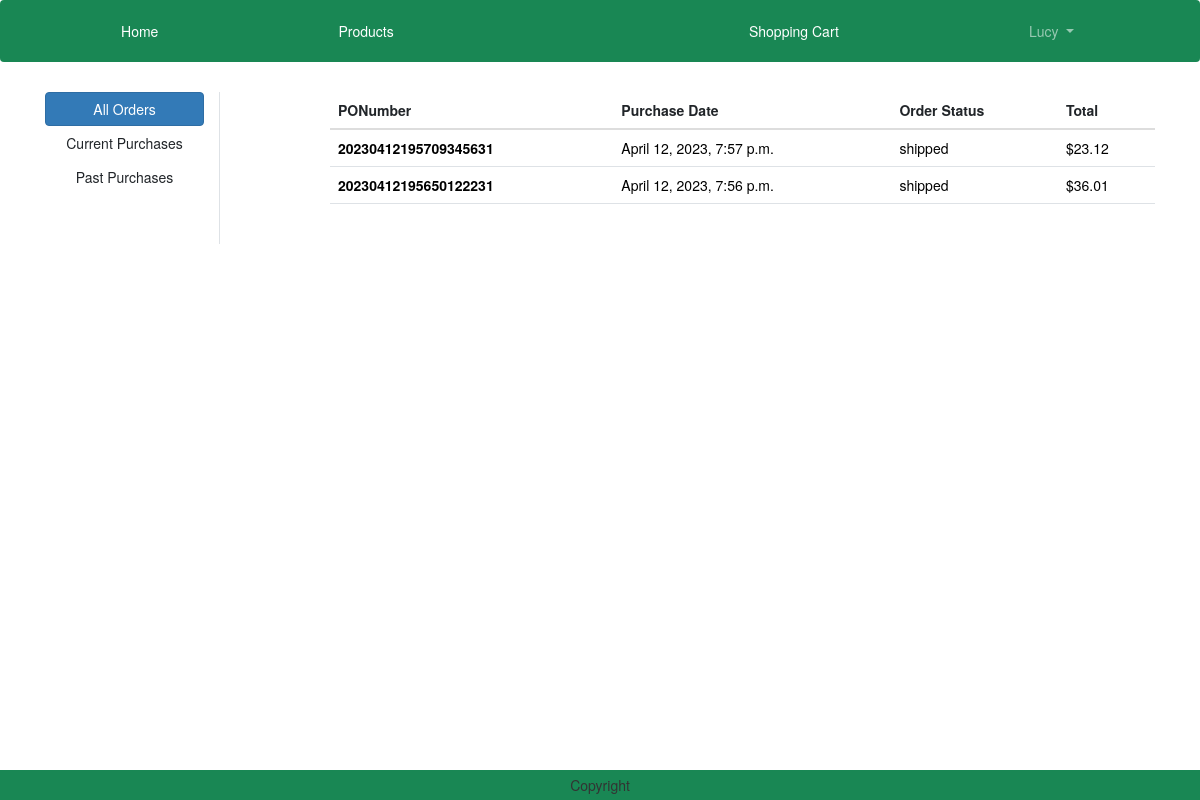
Page /orders/ (signed in) on the committed database.
### order/models.py (models this page shows)
class Order(models.Model):
    PONumber = models.CharField(max_length=30, primary_key=True)
    purchaseDate = models.DateTimeField(default=datetime.now)
    status = models.CharField(default=ORDER_STATUS_CHOICES[0][0], choices=ORDER_STATUS_CHOICES, max_length=20)
    user = models.ForeignKey(User,on_delete=models.CASCADE)
    shipmentDate = models.DateTimeField(null=True)
    cancelDate = models.DateTimeField(null=True)
    vendor = models.ForeignKey('vendors.Vendor',on_delete=models.CASCADE, default=4)
    customer = models.ForeignKey('customers.Customer',on_delete=models.CASCADE)

### order/views.py (the view)
# urls.py: path('orders/', views.OrdersView.as_view(), name="orders"),
class OrdersView(View):
    def get(self, request):
        user = request.user
        filter = request.GET.get('filter')
        if filter == 'current':
            orders = Order.objects.filter(Q(user=user) & (Q(status="pending") | Q(status="hold"))).order_by('-purchaseDate')
        elif filter == 'past':
            orders = Order.objects.filter(Q(user=user) & (Q(status="shipped") | Q(status="cancelled"))).order_by('-purchaseDate')
        elif filter == 'pending':
            orders = Order.objects.filter(status="pending").order_by('-purchaseDate')
        elif filter == 'hold':
            orders = Order.objects.filter(status="hold").order_by('-purchaseDate')
        elif filter == 'pastOrders':
            orders = Order.objects.filter(Q(status="shipped") | Q(status="cancelled")).order_by('-purchaseDate')
        elif filter == 'allVendor':
            orders = Order.objects.all().order_by('-purchaseDate')
        else:
            filter == 'all'
            orders = Order.objects.filter(user=user).order_by('-purchaseDate')
        total = []
        for o in orders:
            PONumber = o.PONumber
            order = Order.objects.get(PONumber=PONumber)
            orderitems = OrderItem.objects.filter(order=order)
            sum = 0
            for oi in orderitems:
                sum = sum + oi.price
            total.append(sum)
        orderZip = zip(orders,total)
        context = {
           'orderZip': orderZip,
           'orders': orders,
           'filter': filter,
        }
        return render(request, 'orders.html', context)

### templates/orders.html (shortened to what this page needs)
{% extends 'base.html' %}
{% load static %}
{% block main-content %}
<div class="container my-5">
    <div class="row">
        <div class="col-sm-2 border-end">
            <ul class="list-unstyled">
                {% for group in request.user.groups.all %}
                    {% if group.name == 'Customer' %}
                        <li class="d-grid"><a href="{% url 'order:orders' %}?filter=all" class="btn btn-primary" {% if filter == 'all' %}class="active"{% endif %}>All Orders</a></li>
                        <li class="d-grid"><a href="{% url 'order:orders' %}?filter=current" class="btn" {% if filter == 'current' %}class="active"{% endif %}>Current Purchases</a></li>
                        <li class="d-grid"><a href="{% url 'order:orders' %}?filter=past" class="btn" {% if filter == 'past' %}class="active"{% endif %}>Past Purchases</a></li>
                    {% endif %}
                {% endfor %}
            </ul>
        </div>
        <div class="col-sm-9 offset-sm-1">
            {% if orders %}
                <div class="acss">
                    <table class="table">
                        <thead>
                            <tr>
                            <th scope="col">PONumber</th>
                            <th scope="col">Purchase Date</th>
                            <th scope="col">Order Status</th>
                            <th scope="col">Total</th>
                            </tr>
                        </thead>
                        <tbody>
                            {% for order,total in orderZip %}
                            <tr>
                                <th scope="row"><a href="{% url 'order:order_detail' order.PONumber  %}" style="text-decoration:none; color:black">{{order.PONumber}}</a></th>
                                <td><a href="{% url 'order:order_detail' order.PONumber  %}" style="text-decoration:none; color:black">{{order.purchaseDate}}</a></td>
                                <td><a href="{% url 'order:order_detail' order.PONumber  %}" style="text-decoration:none; color:black">{{order.status}}</a></td>
                                <td><a href="{% url 'order:order_detail' order.PONumber  %}" style="text-decoration:none; color:black">${{total}}</a></td>
                            </tr>
                            {% endfor %}
                        </tbody>
                    </table>
                        <br>
                </div>
            {% else %}
                <h1 class="text-center mb-5">Orders are empty.</h1>
            {% endif %}
        </div>
    </div>
</div>
{% endblock main-content %}

### templates/base.html (shortened to what this page needs)
<!DOCTYPE html>
{% load static %}
<html lang="en">
<head>
    <link href="https://cdn.jsdelivr.net/npm/bootstrap@5.3.0-alpha1/dist/css/bootstrap.min.css" rel="stylesheet">
    <link href="https://cdn.bootcss.com/bootstrap/3.3.7/css/bootstrap.min.css" rel="stylesheet">
    <link rel="stylesheet" href="{% static 'css/owl.carousel.min.css' %}">
    <link rel="stylesheet" href="{% static 'css/all.min.css' %}">
    <link rel="stylesheet" href="{% static 'css/style.css' %}">
    <link rel="stylesheet" href="https://cdnjs.cloudflare.com/ajax/libs/bootstrap-datetimepicker/4.17.47/css/bootstrap-datetimepicker.css">
</head>
<body>
    <nav class="navbar navbar-expand-lg navbar-dark bg-success nav-fill">
        <div class="container-fluid">
          <div class="collapse navbar-collapse" id="navbarSupportedContent">
            <ul class="navbar-nav me-auto mb-2 mb-lg-0" style="width:100%; text-align:center">
              <li class="nav-item" style="display:inline-block">
                <a class="nav-link active" aria-current="page" href="{% url 'products:home' %}">Home</a>
              </li>
              <li class="nav-item" style="display:inline-block">
                <a class="nav-link text-white" href="{% url 'products:products' %}">Products</a>
              </li>
            <li class="nav-item" style="display:inline-block">
            </li>
              {% if user.is_authenticated %}
                  {% for group in request.user.groups.all %}
                    {% if group.name == 'Vendor' %}
                      <li class="nav-item dropdown mx-2" style="display:inline-block">
                        <a class="nav-link dropdown-toggle" href="#" role="button" data-bs-toggle="dropdown" aria-expanded="false">
                          {{ user.username }}
                        </a>
                        <ul class="dropdown-menu" >
                          <li><a class="dropdown-item" href="{% url 'order:orders' %}?filter=allVendor">Orders</a></li>
                          <li><a class="dropdown-item" href="{% url 'logout' %}">Logout</a></li>
                        </ul>
                      </li>
                      <li class="nav-item mx-2" style="display:inline-block">
                        <a class="nav-link text-white" href="{% url 'products:productsAdd' %}">Add A New Product</a>
                      </li>
                    {% elif group.name == 'Customer' %}
                      <li class="nav-item mx-2" style="display:inline-block">
                          <a class="nav-link text-white" href="{% url 'shoppingcart' %}">Shopping Cart</a>
                      </li>
                      <li class="nav-item dropdown mx-2" style="display:inline-block">
                          <a class="nav-link dropdown-toggle" href="#" role="button" data-bs-toggle="dropdown" aria-expanded="false">
                            {{ user.username }}
                          </a>
                      </li>
                    {% endif %}
                  {% endfor %}
              {% endif %}
              </ul>
          </div>
        </div>
      </nav>
      {% block main-content %}{% endblock main-content %}
      <div>
        <div style="height:60px"></div>
        <footer class="container-fluid fixed-bottom bg-success text-center p-2 mt-5">
            Copyright
        </footer>
      </div>
</body>
</html>

### rows in the picture
Order: PONumber "20230412195709345631", purchaseDate "April 12, 2023, 7:57 p.m.", status "shipped", total "23.12"
Order: PONumber "20230412195650122231", purchaseDate "April 12, 2023, 7:56 p.m.", status "shipped", total "36.01"

### other values in the picture
{{ user.username }} "Lucy"
